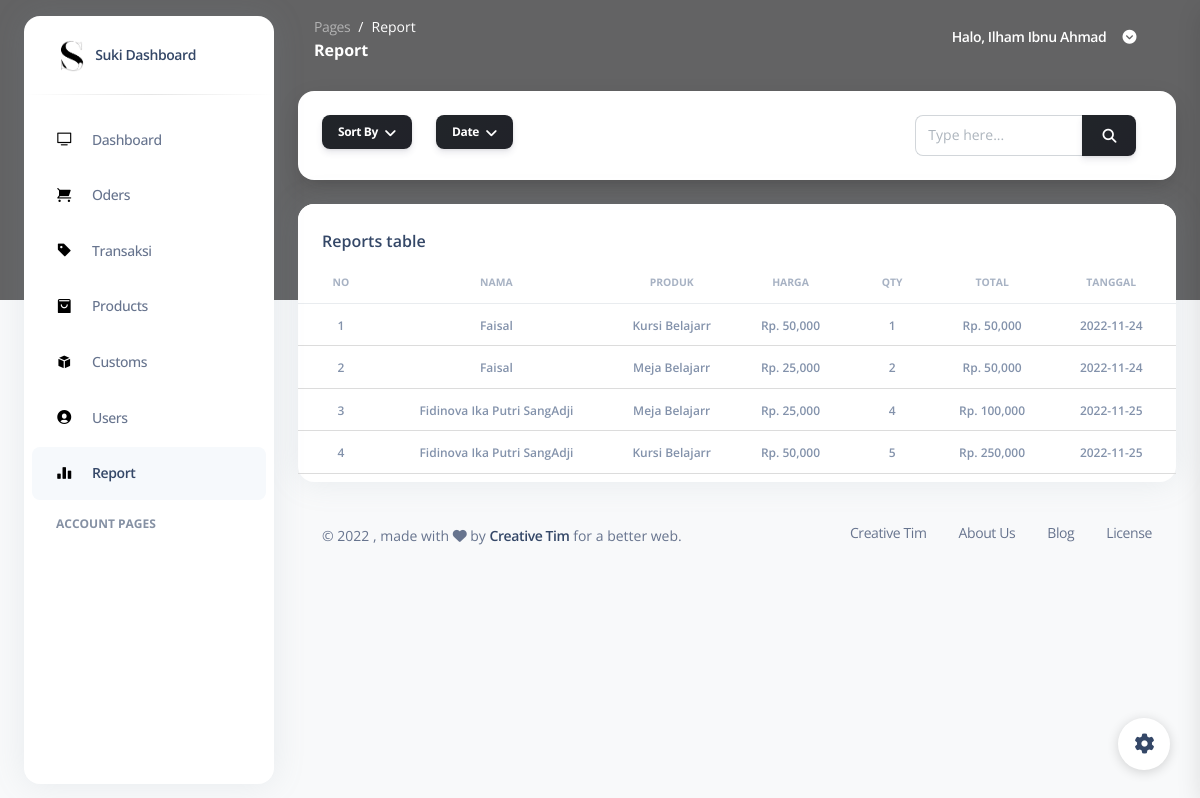
Before: /pages/report.view.php (signed in) with the older database file.
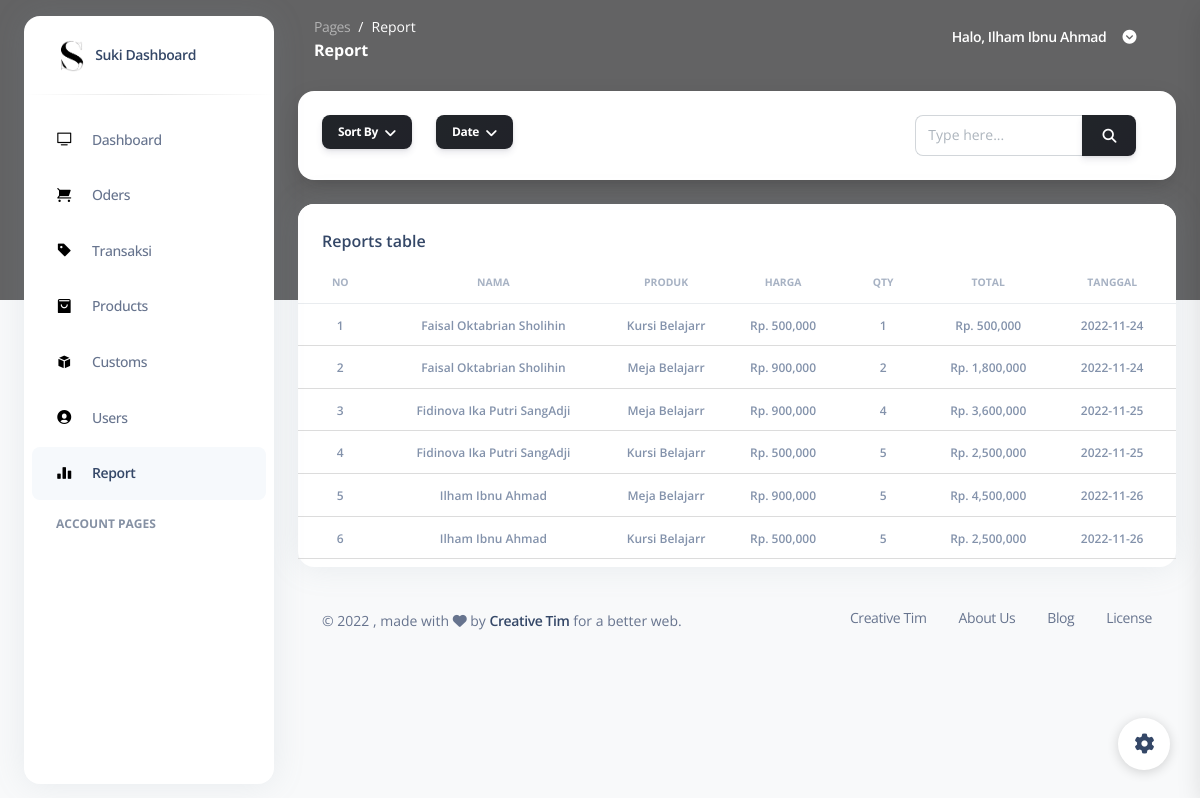
After: the same page with the newer database file.
### tables this page shows
CREATE TABLE `tb_user` (
  `id` int(2) NOT NULL,
  `nama` varchar(50) NOT NULL,
  `foto` varchar(250) NOT NULL,
  `nohp` varchar(13) NOT NULL,
  `email` varchar(50) NOT NULL,
  `username` varchar(50) NOT NULL,
  `password` varchar(50) NOT NULL,
  `level` int(2) NOT NULL
);

CREATE TABLE `tb_detail_transaksi` (
  `id` int(2) NOT NULL,
  `id_transaksi` int(2) NOT NULL,
  `id_user` int(11) NOT NULL,
  `id_product` int(2) NOT NULL,
  `qty` int(3) NOT NULL
);

CREATE TABLE `tb_product` (
  `id` int(2) NOT NULL,
  `nama` varchar(50) NOT NULL,
  `foto` varchar(250) NOT NULL,
  `harga` int(12) NOT NULL,
  `qty` int(3) NOT NULL,
  `kategori` int(2) NOT NULL,
  `deskripsi` varchar(1000) NOT NULL
);

CREATE TABLE `tb_transaksi` (
  `id` int(2) NOT NULL,
  `user_id` int(2) NOT NULL,
  `tanggal` date NOT NULL
);

### pages/report.view.php (the view, shortened to what this page needs)
<?php
include "koneksi.php";
if (isset($_SESSION["ses_username"]) == "") {
  header("location: login.php");
} else {
  $data_id = $_SESSION["ses_id"];
}
?>
<!DOCTYPE html>
<html lang="en">
<head>
  <link href="../assets/css/nucleo-icons.css" rel="stylesheet" />
  <link href="../assets/css/nucleo-svg.css" rel="stylesheet" />
  <link href="../assets/css/nucleo-svg.css" rel="stylesheet" />
  <link id="pagestyle" href="../assets/css/argon-dashboard.css" rel="stylesheet" />
</head>
<body class="g-sidenav-show bg-gray-100">
  <div class="min-height-300 position-absolute w-100"></div>
  <aside class="sidenav bg-white navbar navbar-vertical navbar-expand-xs border-0 border-radius-xl my-3 fixed-start ms-4" id="sidenav-main">
    <div class="sidenav-header">
      <a class="navbar-brand m-0" href="/pages/dashboard.html">
        <img src="../assets/images/icon.png" class="navbar-brand-img h-100" alt="main_logo" />
        <span class="ms-1 font-weight-bold">Suki Dashboard</span>
      </a>
    </div>
    <hr class="horizontal dark mt-0" />
    <div class="collapse navbar-collapse w-auto" id="sidenav-collapse-main">
      <ul class="navbar-nav">
        <li class="nav-item">
          <a class="nav-link" href="./dashboard.view.php">
            <div class="icon icon-shape icon-sm border-radius-md text-center me-2 d-flex align-items-center justify-content-center">
              <i class="ni ni-tv-2 text-warning text-sm opacity-10"></i>
            </div>
            <span class="nav-link-text ms-1">Dashboard</span>
          </a>
        </li>
        <li class="nav-item">
          <a class="nav-link" href="./orders.view.php">
            <div class="icon icon-shape icon-sm border-radius-md text-center me-2 d-flex align-items-center justify-content-center">
              <i class="ni ni-cart text-warning text-sm opacity-10"></i>
            </div>
            <span class="nav-link-text ms-1">Oders</span>
          </a>
        </li>
        <li class="nav-item">
          <a class="nav-link" href="./transaksi.view.php">
            <div class="icon icon-shape icon-sm border-radius-md text-center me-2 d-flex align-items-center justify-content-center">
              <i class="ni ni-tag text-warning text-sm opacity-10"></i>
            </div>
            <span class="nav-link-text ms-1">Transaksi</span>
          </a>
        </li>
        <li class="nav-item">
          <a class="nav-link" href="./products.view.php">
            <div class="icon icon-shape icon-sm border-radius-md text-center me-2 d-flex align-items-center justify-content-center">
              <i class="ni ni-bag-17 text-warning text-sm opacity-10"></i>
            </div>
            <span class="nav-link-text ms-1">Products</span>
          </a>
        </li>
        <li class="nav-item">
          <a class="nav-link" href="./customs.view.php">
            <div class="icon icon-shape icon-sm border-radius-md text-center me-2 d-flex align-items-center justify-content-center">
              <i class="ni ni-app text-warning text-sm opacity-10"></i>
            </div>
            <span class="nav-link-text ms-1">Customs</span>
          </a>
        </li>
        <li class="nav-item">
          <a class="nav-link" href="./users.view.php">
            <div class="icon icon-shape icon-sm border-radius-md text-center me-2 d-flex align-items-center justify-content-center">
              <i class="ni ni-circle-08 text-warning text-sm opacity-10"></i>
            </div>
            <span class="nav-link-text ms-1">Users</span>
          </a>
        </li>
        <li class="nav-item">
          <a class="nav-link  active" href="./report.view.php">
            <div class="icon icon-shape icon-sm border-radius-md text-center me-2 d-flex align-items-center justify-content-center">
              <i class="ni ni-chart-bar-32 text-warning text-sm opacity-10"></i>
            </div>
            <span class="nav-link-text ms-1">Report</span>
          </a>
        </li>
        <li class="nav-item mt-3">
          <h6 class="ps-4 ms-2 text-uppercase text-xs font-weight-bolder opacity-6">
            Account pages
          </h6>
        </li>
        <li class="nav-item">
          <a class="nav-link" href="./profile.view.php">
          </a>
        </li>
  </aside>
  <main class="main-content position-relative border-radius-lg">
    <nav class="navbar navbar-main navbar-expand-lg px-0 mx-4 shadow-none border-radius-xl" id="navbarBlur" data-scroll="false">
      <div class="container-fluid py-1 px-3">
        <nav aria-label="breadcrumb">
          <ol class="breadcrumb bg-transparent mb-0 pb-0 pt-1 px-0 me-sm-6 me-5">
            <li class="breadcrumb-item text-sm">
              <a class="opacity-5 text-white" href="javascript:;">Pages</a>
            </li>
            <li class="breadcrumb-item text-sm text-white active" aria-current="page">
              Report
            </li>
          </ol>
          <h6 class="font-weight-bolder text-white mb-0">Report</h6>
        </nav>
        <div class="collapse navbar-collapse mt-sm-0 mt-2 me-md-0 me-sm-4" id="navbar">
          <ul class="ms-md-auto pe-md-3 d-flex align-items-center navbar-nav justify-content-end">
            <?php
            $tampilprofil = ("SELECT id, foto, nama, nohp, email, username, password  FROM tb_user WHERE id = '$data_id'");
            $result   = mysqli_query($koneksi, $tampilprofil);
            while ($row = mysqli_fetch_array($result)) {
              $profilName   = $row['nama'];
            ?>
              <li class="nav-item px-3 d-flex align-items-center">
                <a href="javascript:;" class="nav-link text-white font-weight-bold px-0">
                  <span class="d-sm-inline d-none">Halo, <?php echo $profilName ?></span>
                </a>
              </li>
            <?php
            }
            ?>
            <li class="nav-item dropdown pe-2 d-flex align-items-center">
              <a href="#" class="nav-link text-white p-0" id="dropdownMenuButton" data-bs-toggle="dropdown" aria-expanded="false">
                <i class="fa fa-chevron-circle-down cursor-pointer"></i>
              </a>
            </li>
          </ul>
        </div>
      </div>
    </nav>
    <div class="card shadow-lg mx-4 mt-3">
      <div class="card-body">
        <div class="row gx-4">
          <form class="row gx-4 dropdown col-auto" action="" method="post">
            <div class="dropdown col-auto">
              <button class="btn btn-sm bg-gradient-dark dropdown-toggle mb-1 px-3" id="dropdownMenuButton" data-bs-toggle="dropdown" aria-expanded="false">
                Sort By
              </button>
            </div>
          </form>
          <div class="dropdown col-auto">
            <form class="" action="" method="post">
              <button class="btn btn-sm bg-gradient-dark dropdown-toggle mb-1 px-3" id="dropdownMenuButton" data-bs-toggle="dropdown" aria-expanded="false">
                Date
              </button>
            </form>
          </div>
          <div class="col-lg-4 col-md-6 my-sm-auto ms-sm-auto me-sm-0 mx-auto mt-3">
            <div class="nav-wrapper position-relative end-0">
              <div class="ms-md-auto pe-md-3 d-flex align-items-center">
                <form class="input-group" action="" method="post">
                  <div class="input-group">
                    <input type="text" class="form-control ms-4" name="data" placeholder="Type here..." aria-label="Type here..." aria-describedby="button-addon2">
                    <button class="btn bg-gradient-dark  mb-0" name="caridata" type="submit" id="button-addon2">
                      <i class="fas fa-search" aria-hidden="true"></i>
                    </button>
                  </div>
                </form>
              </div>
            </div>
          </div>
        </div>
      </div>
    </div>
    <div class="container-fluid py-4">
      <div class="row">
        <div class="col-12">
          <div class="card mb-4">
            <div class="card-header pb-0">
              <div class="d-flex align-items-center">
                <h6>Reports table</h6>
              </div>
            </div>
            <div class="card-body px-0 pt-0 pb-2">
              <div class="table-responsive p-0">
                <table class="table align-items-center mb-0">
                  <thead>
                    <tr>
                      <th class="text-center text-uppercase text-secondary text-xxs font-weight-bolder opacity-7">
                        No
                      </th>
                      <th class="text-center text-uppercase text-secondary text-xxs font-weight-bolder opacity-7">
                        Nama
                      </th>
                      <th class="text-center text-uppercase text-secondary text-xxs font-weight-bolder opacity-7">
                        Produk
                      </th>
                      <th class="text-center text-uppercase text-secondary text-xxs font-weight-bolder opacity-7">
                        Harga
                      </th>
                      <th class="text-center text-uppercase text-secondary text-xxs font-weight-bolder opacity-7">
                        Qty
                      </th>
                      <th class="text-center text-uppercase text-secondary text-xxs font-weight-bolder opacity-7">
                        Total
                      </th>
                      <th class="text-center text-uppercase text-secondary text-xxs font-weight-bolder opacity-7">
                        Tanggal
                      </th>
                    </tr>
                  </thead>
                  <?php
                  $data = $_POST['data'];
                  if (isset($_POST['caridata'])) {
                    $caringab = ("SELECT tb_user.nama, tb_product.nama AS produk, format(tb_product.harga, 0) AS harga , tb_detail_transaksi.qty, format(tb_product.harga * tb_detail_transaksi.qty, 0) AS total, tb_transaksi.tanggal FROM tb_detail_transaksi INNER JOIN tb_user ON tb_user.id=tb_detail_transaksi.id_user INNER JOIN tb_product ON tb_product.id=tb_detail_transaksi.id_product INNER JOIN tb_transaksi ON tb_transaksi.id=tb_detail_transaksi.id_transaksi WHERE tb_user.nama LIKE '" . $data . "%'");
                    $result   = mysqli_query($koneksi, $caringab);
                  } else {
                    $query  = "SELECT tb_user.nama, tb_product.nama AS produk, format(tb_product.harga, 0) AS harga , tb_detail_transaksi.qty, format(tb_product.harga * tb_detail_transaksi.qty, 0) AS total, tb_transaksi.tanggal FROM tb_detail_transaksi INNER JOIN tb_user ON tb_user.id=tb_detail_transaksi.id_user INNER JOIN tb_product ON tb_product.id=tb_detail_transaksi.id_product INNER JOIN tb_transaksi ON tb_transaksi.id=tb_detail_transaksi.id_transaksi";
                    $result = mysqli_query($koneksi, $query);
                  }
                  $no     = 1;
                  while ($row = mysqli_fetch_array($result)) {
                    $reportNama = $row['nama'];
                    $reportProduct = $row['produk'];
                    $reportHarga = $row['harga'];
                    $reportQty   = $row['qty'];
                    $reportTotal  = $row['total'];
                    $reportTanggal  = $row['tanggal'];
                  ?>
                    <tbody>
                      <tr>
                        <td class="align-middle text-center">
                          <span class="text-secondary text-xs font-weight-bold"><?php echo $no; ?></span>
                        </td>
                        <td class="align-middle text-center">
                          <span class="text-secondary text-xs font-weight-bold"><?php echo $reportNama; ?></span>
                        </td>
                        <td class="align-middle text-center">
                          <span class="text-secondary text-xs font-weight-bold"><?php echo $reportProduct; ?></span>
                        </td>
                        <td class="align-middle text-center">
                          <span class="text-secondary text-xs font-weight-bold">Rp. <?php echo $reportHarga; ?></span>
                        </td>
                        <td class="align-middle text-center">
                          <span class="text-secondary text-xs font-weight-bold"><?php echo $reportQty; ?></span>
                        </td>
                        <td class="align-middle text-center">
                          <span class="text-secondary text-xs font-weight-bold">Rp. <?php echo $reportTotal; ?></span>
                        </td>
                        <td class="align-middle text-center">
                          <span class="text-secondary text-xs font-weight-bold"><?php echo $reportTanggal; ?></span>
                        </td>
                      </tr>
              </div>
            <?php
                    $no++;
                  } ?>
            </div>
          </div>
    <footer class="footer pt-3">
      <div class="container-fluid">
        <div class="row align-items-center justify-content-lg-between">
          <div class="col-lg-6 mb-lg-0 mb-4">
            <div class="copyright text-center text-sm text-muted text-lg-start">
              ©
              , made with <i class="fa fa-heart"></i> by
              <a href="https://www.creative-tim.com" class="font-weight-bold" target="_blank">Creative Tim</a>
              for a better web.
            </div>
          </div>
          <div class="col-lg-6">
            <ul class="nav nav-footer justify-content-center justify-content-lg-end">
              <li class="nav-item">
                <a href="https://www.creative-tim.com" class="nav-link text-muted" target="_blank">Creative Tim</a>
              </li>
              <li class="nav-item">
                <a href="https://www.creative-tim.com/presentation" class="nav-link text-muted" target="_blank">About Us</a>
              </li>
              <li class="nav-item">
                <a href="https://www.creative-tim.com/blog" class="nav-link text-muted" target="_blank">Blog</a>
              </li>
              <li class="nav-item">
                <a href="https://www.creative-tim.com/license" class="nav-link pe-0 text-muted" target="_blank">License</a>
              </li>
            </ul>
          </div>
        </div>
      </div>
    </footer>
  </main>
  <div class="fixed-plugin">
    <a class="fixed-plugin-button text-dark position-fixed px-3 py-2">
      <i class="fa fa-cog py-2"> </i>
    </a>
  </div>
</body>
</html>

### assets/css/nucleo-svg.css (style rules this page uses)
.icon { display: inline-block; color: #111111; height: 1em; width: 1em; }
.icon-sm { height: 0.8em; width: 0.8em; }
.icon { fill: currentColor; stroke: none; }

Changed rows visible on the page:
changed through a linked row, tb_detail_transaksi (number 1 of 6 on the later page): id_user.nama "Faisal" → "Faisal Oktabrian Sholihin"; reportHarga "50,000" → "500,000"; reportTotal "50,000" → "500,000"
changed through a linked row, tb_detail_transaksi (number 2 of 6 on the later page): id_user.nama "Faisal" → "Faisal Oktabrian Sholihin"; reportHarga "25,000" → "900,000"; reportTotal "50,000" → "1,800,000"
computed for tb_detail_transaksi (number 3 of 6 on the later page): reportHarga "25,000" → "900,000"; reportTotal "100,000" → "3,600,000"
computed for tb_detail_transaksi (number 4 of 6 on the later page): reportHarga "50,000" → "500,000"; reportTotal "250,000" → "2,500,000"
added tb_detail_transaksi: id_user.nama "Ilham Ibnu Ahmad", id_product.nama "Meja Belajarr", reportHarga "900,000", qty "5", reportTotal "4,500,000", id_transaksi.tanggal "2022-11-26"
added tb_detail_transaksi: id_user.nama "Ilham Ibnu Ahmad", id_product.nama "Kursi Belajarr", reportHarga "500,000", qty "5", reportTotal "2,500,000", id_transaksi.tanggal "2022-11-26"
